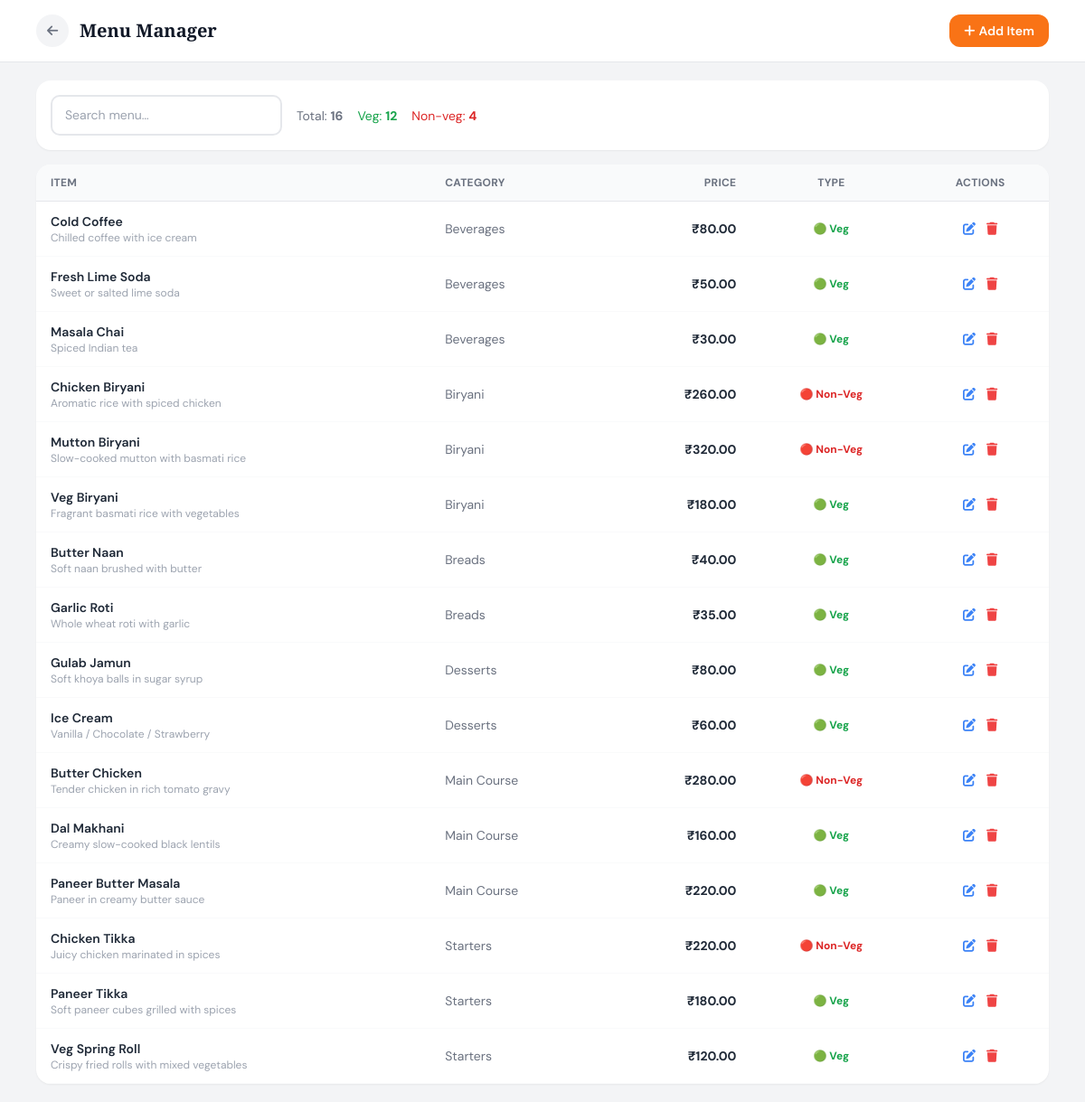
Page /admin/menu.php (signed in) on the committed database.
### tables this page shows
CREATE TABLE IF NOT EXISTS `menu_master` (
  `MenuId` int(11) NOT NULL AUTO_INCREMENT,
  `MenuSubCategoryName` varchar(100) DEFAULT NULL,
  `MenuName` varchar(150) NOT NULL,
  `MenuImageUrl` varchar(500) DEFAULT NULL,
  `Description` text DEFAULT NULL,
  `Rate` decimal(10,2) NOT NULL DEFAULT 0,
  `MenuTypeId` tinyint(1) DEFAULT 1 COMMENT '1=Veg 2=NonVeg',
  `Discount` decimal(5,2) DEFAULT 0,
  `is_available` tinyint(1) DEFAULT 1,
  PRIMARY KEY (`MenuId`)
);

### admin/menu.php (the view, shortened to what this page needs)
<?php
require_once '../connection.php';
$items   = $pdo->query("SELECT * FROM menu_master ORDER BY MenuSubCategoryName, MenuName")->fetchAll();
?>
<!DOCTYPE html>
<html lang="en">
<head>
<script src="https://cdn.tailwindcss.com"></script>
<link rel="stylesheet" href="https://cdnjs.cloudflare.com/ajax/libs/font-awesome/6.5.0/css/all.min.css"/>
</head>
<body class="bg-gray-100 min-h-screen">
<div class="bg-white border-b border-gray-200 sticky top-0 z-40">
  <div class="flex items-center justify-between px-4 py-4 max-w-6xl mx-auto">
    <div class="flex items-center gap-3">
      <a href="dashboard.php" class="w-9 h-9 bg-gray-100 rounded-full flex items-center justify-center text-gray-500">
        <i class="fas fa-arrow-left text-sm"></i>
      </a>
      <h1 class="font-display text-xl font-bold text-gray-900">Menu Manager</h1>
    </div>
    <button onclick="document.getElementById('addModal').classList.remove('hidden')"
            class="bg-orange-500 text-white px-4 py-2 rounded-xl font-semibold text-sm">
      <i class="fas fa-plus mr-1"></i>Add Item
    </button>
  </div>
</div>
<div class="max-w-6xl mx-auto px-4 py-5">
  <div class="bg-white rounded-2xl shadow-sm p-4 mb-4 flex flex-wrap items-center gap-4">
    <input type="text" id="search" placeholder="Search menu…"
           class="field w-full sm:w-64" oninput="filterMenu(this.value)"/>
    <div class="flex gap-4 text-sm">
      <span class="text-gray-500">Total: <strong><?= count($items) ?></strong></span>
      <span class="text-green-600">Veg: <strong><?= count(array_filter($items, fn($i)=>$i['MenuTypeId']<=1)) ?></strong></span>
      <span class="text-red-600">Non-veg: <strong><?= count(array_filter($items, fn($i)=>$i['MenuTypeId']==2)) ?></strong></span>
    </div>
  </div>
  <div class="bg-white rounded-2xl shadow-sm overflow-hidden">
    <div class="overflow-x-auto">
      <table class="w-full text-sm">
        <thead class="bg-gray-50 border-b text-gray-500 font-semibold text-xs uppercase tracking-wide">
          <tr>
            <th class="px-4 py-3 text-left">Item</th>
            <th class="px-4 py-3 text-left hidden md:table-cell">Category</th>
            <th class="px-4 py-3 text-right">Price</th>
            <th class="px-4 py-3 text-center">Type</th>
            <th class="px-4 py-3 text-center">Actions</th>
          </tr>
        </thead>
        <tbody id="menuTbl">
        <?php foreach ($items as $item): $isVeg = $item['MenuTypeId'] <= 1; ?>
        <tr class="border-b border-gray-50 hover:bg-gray-50 menu-row" data-nm="<?= strtolower(htmlspecialchars($item['MenuName'])) ?>">
          <td class="px-4 py-3">
            <div class="flex items-center gap-3">
              <div>
                <p class="font-semibold text-gray-800"><?= htmlspecialchars($item['MenuName']) ?></p>
                <p class="text-xs text-gray-400 truncate max-w-xs"><?= htmlspecialchars($item['Description'] ?? '') ?></p>
              </div>
            </div>
          </td>
          <td class="px-4 py-3 text-gray-500 hidden md:table-cell"><?= htmlspecialchars($item['MenuSubCategoryName']) ?></td>
          <td class="px-4 py-3 text-right font-bold text-gray-800">₹<?= number_format($item['Rate'],2) ?></td>
          <td class="px-4 py-3 text-center text-xs font-bold <?= $isVeg?'text-green-600':'text-red-600' ?>">
            <?= $isVeg ? '🟢 Veg' : '🔴 Non-Veg' ?>
          </td>
          <td class="px-4 py-3 text-center">
            <div class="flex justify-center gap-3">
              <a href="?edit=<?= $item['MenuId'] ?>" class="text-blue-500 hover:text-blue-700"><i class="fas fa-edit"></i></a>
              <form method="POST" class="inline" onsubmit="return confirm('Delete?')">
                <button type="submit" class="text-red-500 hover:text-red-700"><i class="fas fa-trash"></i></button>
              </form>
            </div>
          </td>
        </tr>
        <?php endforeach; ?>
        </tbody>
      </table>
    </div>
  </div>
</div>
</body>
</html>

### admin/menu.php (style rules this page uses)
* { font-family:'DM Sans',sans-serif; }
.font-display { font-family:'Playfair Display',serif; }
.field { width:100%; border:2px solid #e5e7eb; border-radius:10px; padding:10px 14px; font-size:14px; outline:none; transition:.2s; }

### rows in the picture
menu_master: MenuName "Cold Coffee", Description "Chilled coffee with ice cream", MenuSubCategoryName "Beverages", Rate "80.00", MenuTypeId "🟢 Veg"
menu_master: MenuName "Fresh Lime Soda", Description "Sweet or salted lime soda", MenuSubCategoryName "Beverages", Rate "50.00", MenuTypeId "🟢 Veg"
menu_master: MenuName "Masala Chai", Description "Spiced Indian tea", MenuSubCategoryName "Beverages", Rate "30.00", MenuTypeId "🟢 Veg"
menu_master: MenuName "Chicken Biryani", Description "Aromatic rice with spiced chicken", MenuSubCategoryName "Biryani", Rate "260.00", MenuTypeId "🔴 Non-Veg"
menu_master: MenuName "Mutton Biryani", Description "Slow-cooked mutton with basmati rice", MenuSubCategoryName "Biryani", Rate "320.00", MenuTypeId "🔴 Non-Veg"
menu_master: MenuName "Veg Biryani", Description "Fragrant basmati rice with vegetables", MenuSubCategoryName "Biryani", Rate "180.00", MenuTypeId "🟢 Veg"
menu_master: MenuName "Butter Naan", Description "Soft naan brushed with butter", MenuSubCategoryName "Breads", Rate "40.00", MenuTypeId "🟢 Veg"
menu_master: MenuName "Garlic Roti", Description "Whole wheat roti with garlic", MenuSubCategoryName "Breads", Rate "35.00", MenuTypeId "🟢 Veg"
menu_master: MenuName "Gulab Jamun", Description "Soft khoya balls in sugar syrup", MenuSubCategoryName "Desserts", Rate "80.00", MenuTypeId "🟢 Veg"
menu_master: MenuName "Ice Cream", Description "Vanilla / Chocolate / Strawberry", MenuSubCategoryName "Desserts", Rate "60.00", MenuTypeId "🟢 Veg"
menu_master: MenuName "Butter Chicken", Description "Tender chicken in rich tomato gravy", MenuSubCategoryName "Main Course", Rate "280.00", MenuTypeId "🔴 Non-Veg"
menu_master: MenuName "Dal Makhani", Description "Creamy slow-cooked black lentils", MenuSubCategoryName "Main Course", Rate "160.00", MenuTypeId "🟢 Veg"
menu_master: MenuName "Paneer Butter Masala", Description "Paneer in creamy butter sauce", MenuSubCategoryName "Main Course", Rate "220.00", MenuTypeId "🟢 Veg"
menu_master: MenuName "Chicken Tikka", Description "Juicy chicken marinated in spices", MenuSubCategoryName "Starters", Rate "220.00", MenuTypeId "🔴 Non-Veg"
menu_master: MenuName "Paneer Tikka", Description "Soft paneer cubes grilled with spices", MenuSubCategoryName "Starters", Rate "180.00", MenuTypeId "🟢 Veg"
menu_master: MenuName "Veg Spring Roll", Description "Crispy fried rolls with mixed vegetables", MenuSubCategoryName "Starters", Rate "120.00", MenuTypeId "🟢 Veg"

### other values in the picture
count($items) "16"
count(array_filter($items, fn($i)=>$i['MenuTypeId']<=1)) "12"
count(array_filter($items, fn($i)=>$i['MenuTypeId']==2)) "4"
